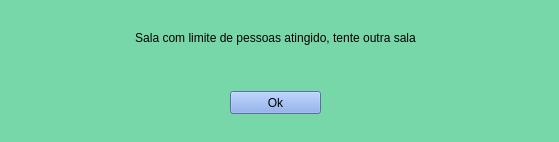
<?xml version="1.0" encoding="UTF-8"?>
<ui version="4.0">
 <class>Form</class>
 <widget class="QWidget" name="Form">
  <property name="geometry">
   <rect>
    <x>0</x>
    <y>0</y>
    <width>559</width>
    <height>142</height>
   </rect>
  </property>
  <property name="minimumSize">
   <size>
    <width>559</width>
    <height>142</height>
   </size>
  </property>
  <property name="maximumSize">
   <size>
    <width>559</width>
    <height>142</height>
   </size>
  </property>
  <property name="windowTitle">
   <string>Form</string>
  </property>
  <property name="styleSheet">
   <string notr="true">background-color: rgb(120, 215, 168);</string>
  </property>
  <widget class="QWidget" name="verticalLayoutWidget">
   <property name="geometry">
    <rect>
     <x>10</x>
     <y>10</y>
     <width>531</width>
     <height>124</height>
    </rect>
   </property>
   <layout class="QVBoxLayout" name="verticalLayout">
    <property name="leftMargin">
     <number>0</number>
    </property>
    <property name="topMargin">
     <number>0</number>
    </property>
    <property name="rightMargin">
     <number>0</number>
    </property>
    <property name="bottomMargin">
     <number>0</number>
    </property>
    <item>
     <widget class="QLabel" name="label">
      <property name="styleSheet">
       <string notr="true">font: 14pt &quot;Arial&quot;;</string>
      </property>
      <property name="text">
       <string>Sala com limite de pessoas atingido, tente outra sala</string>
      </property>
      <property name="alignment">
       <set>Qt::AlignCenter</set>
      </property>
     </widget>
    </item>
    <item>
     <layout class="QHBoxLayout" name="horizontalLayout">
      <property name="spacing">
       <number>6</number>
      </property>
      <property name="leftMargin">
       <number>200</number>
      </property>
      <property name="topMargin">
       <number>20</number>
      </property>
      <property name="rightMargin">
       <number>200</number>
      </property>
      <property name="bottomMargin">
       <number>20</number>
      </property>
      <item>
       <widget class="QPushButton" name="btnOk">
        <property name="minimumSize">
         <size>
          <width>91</width>
          <height>23</height>
         </size>
        </property>
        <property name="maximumSize">
         <size>
          <width>91</width>
          <height>23</height>
         </size>
        </property>
        <property name="styleSheet">
         <string notr="true">background-color: rgb(121, 158, 229);</string>
        </property>
        <property name="text">
         <string>Ok</string>
        </property>
       </widget>
      </item>
     </layout>
    </item>
   </layout>
  </widget>
 </widget>
 <resources/>
 <connections/>
</ui>
